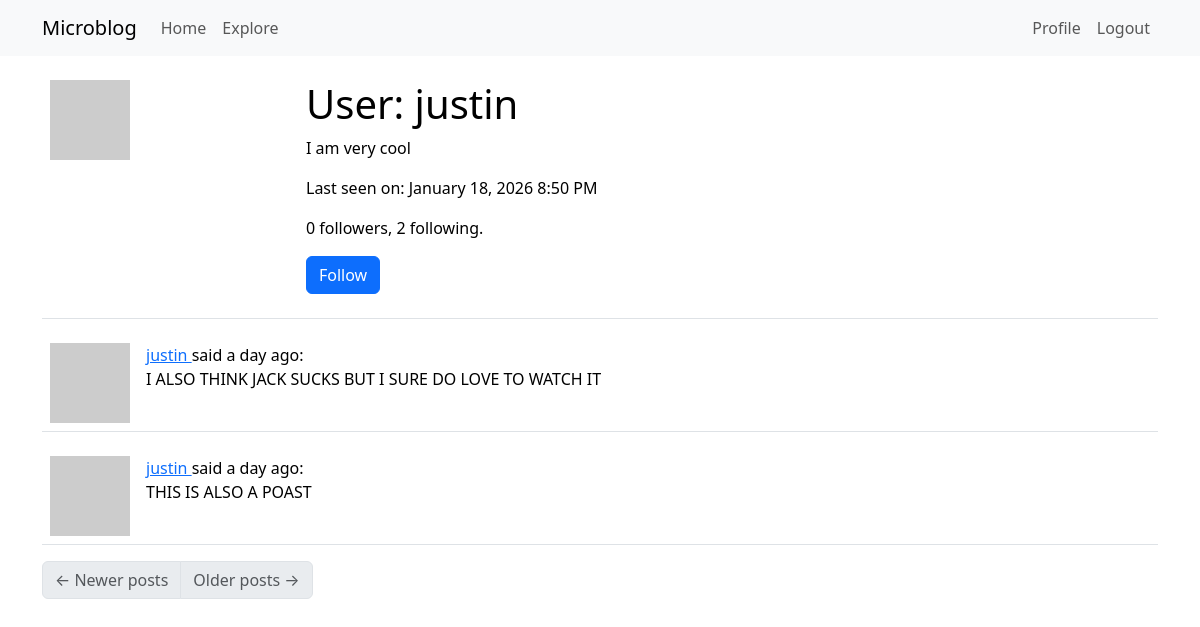
The app's page /user/justin (signed in), older data.
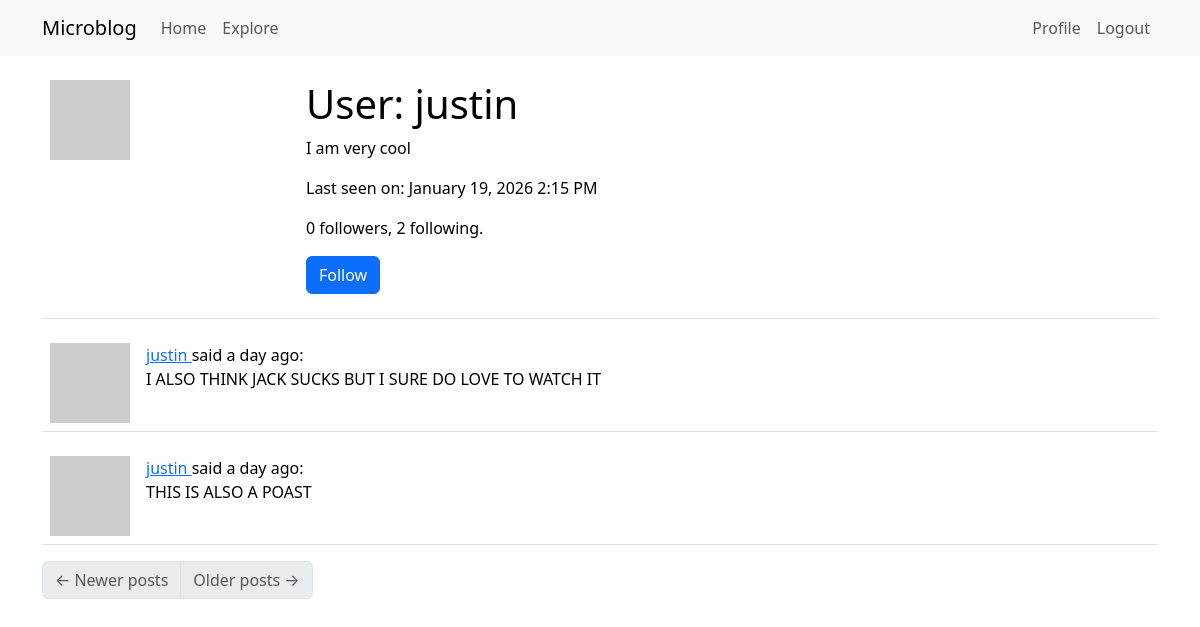
The same page, newer data.
### app/models.py (models this page shows, shortened)
class User(UserMixin, db.Model):
    id: so.Mapped[int] = so.mapped_column(primary_key=True)
    username: so.Mapped[str] = so.mapped_column(sa.String(64), index=True, unique=True)
    email: so.Mapped[str] = so.mapped_column(sa.String(120), index=True, unique=True)
    password_hash: so.Mapped[Optional[str]] = so.mapped_column(sa.String(256))
    about_me: so.Mapped[Optional[str]] = so.mapped_column(sa.String(140))
    last_seen: so.Mapped[Optional[datetime]] = so.mapped_column(
        default=lambda: datetime.now(timezone.utc))
    posts: so.WriteOnlyMapped['Post'] = so.relationship(back_populates='author')
    following: so.WriteOnlyMapped['User'] = so.relationship(
        secondary=followers, primaryjoin=(followers.c.follower_id == id),
        secondaryjoin=(followers.c.followed_id == id),
        back_populates='followers')
    followers: so.WriteOnlyMapped['User'] = so.relationship(
        secondary=followers, primaryjoin=(followers.c.followed_id == id),
        secondaryjoin=(followers.c.follower_id == id),
        back_populates='following')
    def avatar(self, size):
        digest = md5(self.email.lower().encode('utf-8')).hexdigest()
        return f'https://www.gravatar.com/avatar/{digest}?d=identicon&s={size}'
    def is_following(self, user):
        query = self.following.select().where(User.id == user.id)
        return db.session.scalar(query) is not None
    def followers_count(self):
        query = sa.select(sa.func.count()).select_from(
            self.followers.select().subquery())
        return db.session.scalar(query)
    def following_count(self):
        query = sa.select(sa.func.count()).select_from(
            self.following.select().subquery())
        return db.session.scalar(query)

class Post(db.Model):
    id: so.Mapped[int] = so.mapped_column(primary_key=True)
    body: so.Mapped[str] = so.mapped_column(sa.String(140))
    timestamp: so.Mapped[datetime] = so.mapped_column(index=True, default=lambda: datetime.now(timezone.utc))
    user_id: so.Mapped[int] = so.mapped_column(sa.ForeignKey(User.id), index=True)
    author: so.Mapped[User] = so.relationship(back_populates='posts')

### app/routes.py (the view)
@app.route('/user/<username>')
@login_required
def user(username):
    user = db.first_or_404(sa.select(User).where(User.username == username))
    page = request.args.get('page', 1, type=int)
    query = user.posts.select().order_by(Post.timestamp.desc())
    posts = db.paginate(query, page=page, per_page=app.config['POSTS_PER_PAGE'], error_out=False)
    next_url = url_for('user', username=user.username, page=posts.next_num) \
        if posts.has_next else None
    prev_url = url_for('user', username=user.username, page=posts.prev_num) \
        if posts.has_prev else None
    form = EmptyForm()
    return render_template('user.html', user=user, posts=posts.items, next_url=next_url, prev_url=prev_url, form=form)

### app/forms.py
class EmptyForm(FlaskForm):
    submit = SubmitField('Submit')

### app/models.py (called while the page is built)
@login.user_loader
def load_user(id):
    return db.session.get(User, int(id))

### app/routes.py (called while the page is built)
@app.before_request
def before_request():
    if current_user.is_authenticated:
        current_user.last_seen = datetime.now(timezone.utc)
        db.session.commit()

### app/templates/user.html (shortened to what this page needs)
{% extends "base.html" %}
{% block content %}
    <table class="table table-hover">
        <tr>
            <td width="256px"><img src="{{ user.avatar(256) }}"></td>
            <td>
                <h1>User: {{ user.username }}</h1>
                {% if user.about_me %}<p>{{ user.about_me }}</p>{% endif %}
                {% if user.last_seen %}<p>Last seen on: {{ moment(user.last_seen).format('LLL') }}</p>{% endif %}
                <p>{{ user.followers_count() }} followers, {{ user.following_count() }} following.</p>
                {% if user == current_user %}
                <p><a href="{{ url_for('edit_profile') }}">Edit your profile</a></p>
                {% elif not current_user.is_following(user) %}
                <p>
                    <form action="{{ url_for('follow', username=user.username) }}" method="post">
                        {{ form.submit(value='Follow', class_='btn btn-primary') }}
                    </form>
                </p>
                {% endif %}
            </td>
        </tr>
    </table>
    {% for post in posts %}
        {% include '_post.html' %}
    {% endfor %}
    <nav aria-label="Post navigation">
        <ul class="pagination">
            <li class="page-item{% if not prev_url %} disabled{% endif %}">
                <a class="page-link" href="{{ prev_url }}">
                    <span aria-hidden="true">&larr;</span> Newer posts
                </a>
            </li>
            <li class="page-item{% if not next_url %} disabled{% endif %}">
                <a class="page-link" href="{{ next_url }}">
                    Older posts <span aria-hidden="true">&rarr;</span>
                </a>
            </li>
        </ul>
    </nav>
{% endblock %}

### app/templates/base.html (shortened to what this page needs)
<!doctype html>
<html lang="en">
  <head>
    <link
        href="https://cdn.jsdelivr.net/npm/bootstrap@5.3.2/dist/css/bootstrap.min.css"
        rel="stylesheet"
>
  </head>
  <body>
    <nav class="navbar navbar-expand-lg bg-body-tertiary">
      <div class="container">
        <a class="navbar-brand" href="{{ url_for('index') }}">Microblog</a>
        <div class="collapse navbar-collapse" id="navbarSupportedContent">
          <ul class="navbar-nav me-auto mb-2 mb-lg-0">
            <li class="nav-item">
              <a class="nav-link" aria-current="page" href="{{ url_for('index') }}">Home</a>
            </li>
            <li class="nav-item">
              <a class="nav-link" aria-current="page" href="{{ url_for('explore') }}">Explore</a>
            </li>
          </ul>
          <ul class="navbar-nav mb-2 mb-lg-0">
            {% if current_user.is_anonymous %}
            <li class="nav-item">
              <a class="nav-link" aria-current="page" href="{{ url_for('login') }}">Login</a>
            </li>
            {% else %}
            <li class="nav-item">
              <a class="nav-link" aria-current="page" href="{{ url_for('user', username=current_user.username) }}">Profile</a>
            </li>
            <li class="nav-item">
              <a class="nav-link" aria-current="page" href="{{ url_for('logout') }}">Logout</a>
            </li>
            {% endif %}
          </ul>
        </div>
      </div>
    </nav>
    <div class="container mt-3">
      {% block content %}{% endblock %}
    </div>
  </body>
</html>

### app/templates/_post.html
    <table class="table table-hover">
        <tr>
            <td width="70px">
                <a href="{{ url_for('user', username=post.author.username) }}">
                    <img src="{{ post.author.avatar(70) }}" />
                </a>
            </td>
            <td>
                <a href="{{ url_for('user', username=post.author.username) }}">
                    {{ post.author.username }}
                </a>
                said {{ moment(post.timestamp).fromNow() }}:
                <br>
                {{ post.body }}
            </td>
        </tr>
    </table>

Row changes from the older to the newer data that the page shows:
changed User "justin": last_seen "January 18, 2026 8:50 PM" → "January 19, 2026 2:15 PM"
